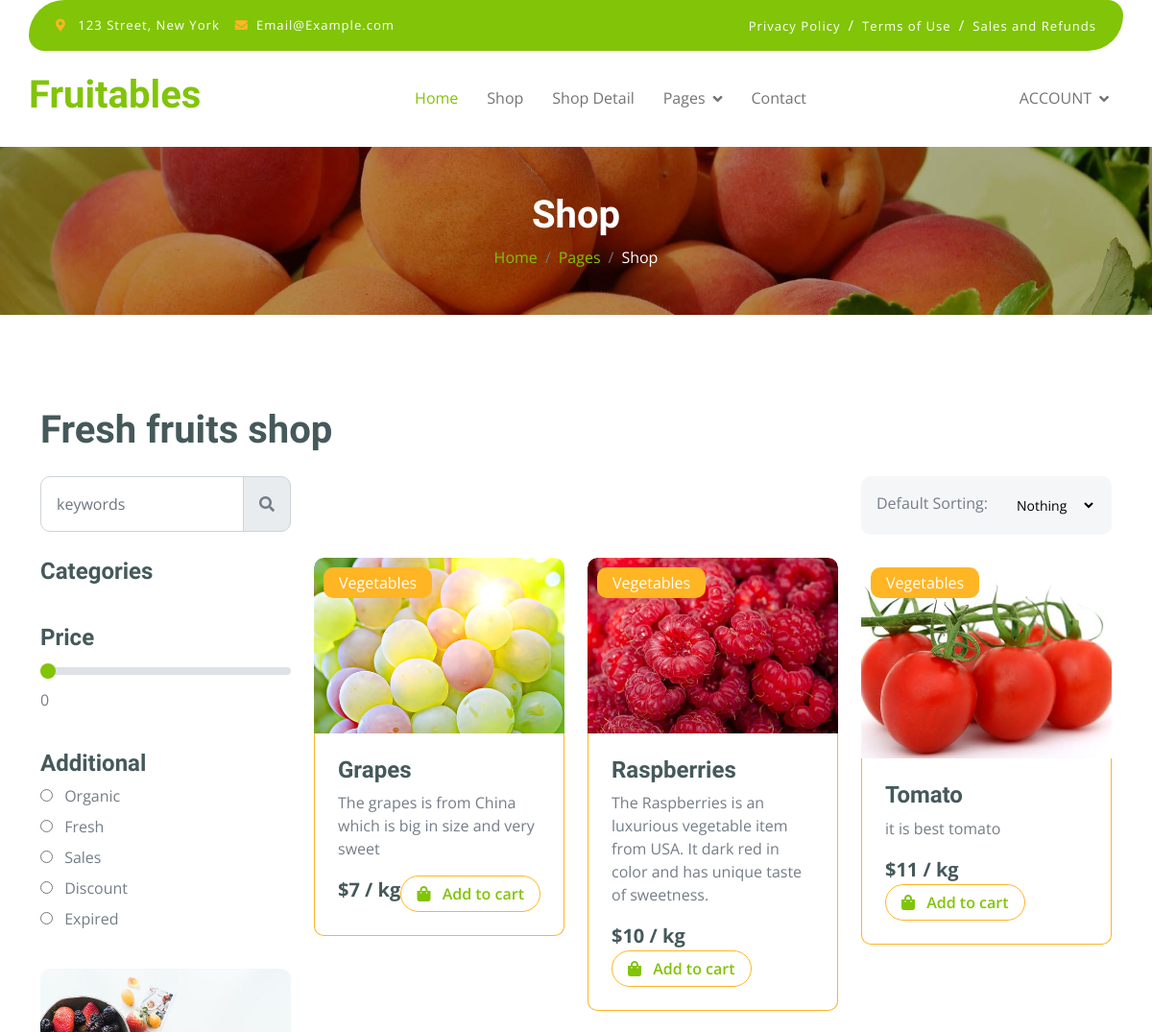
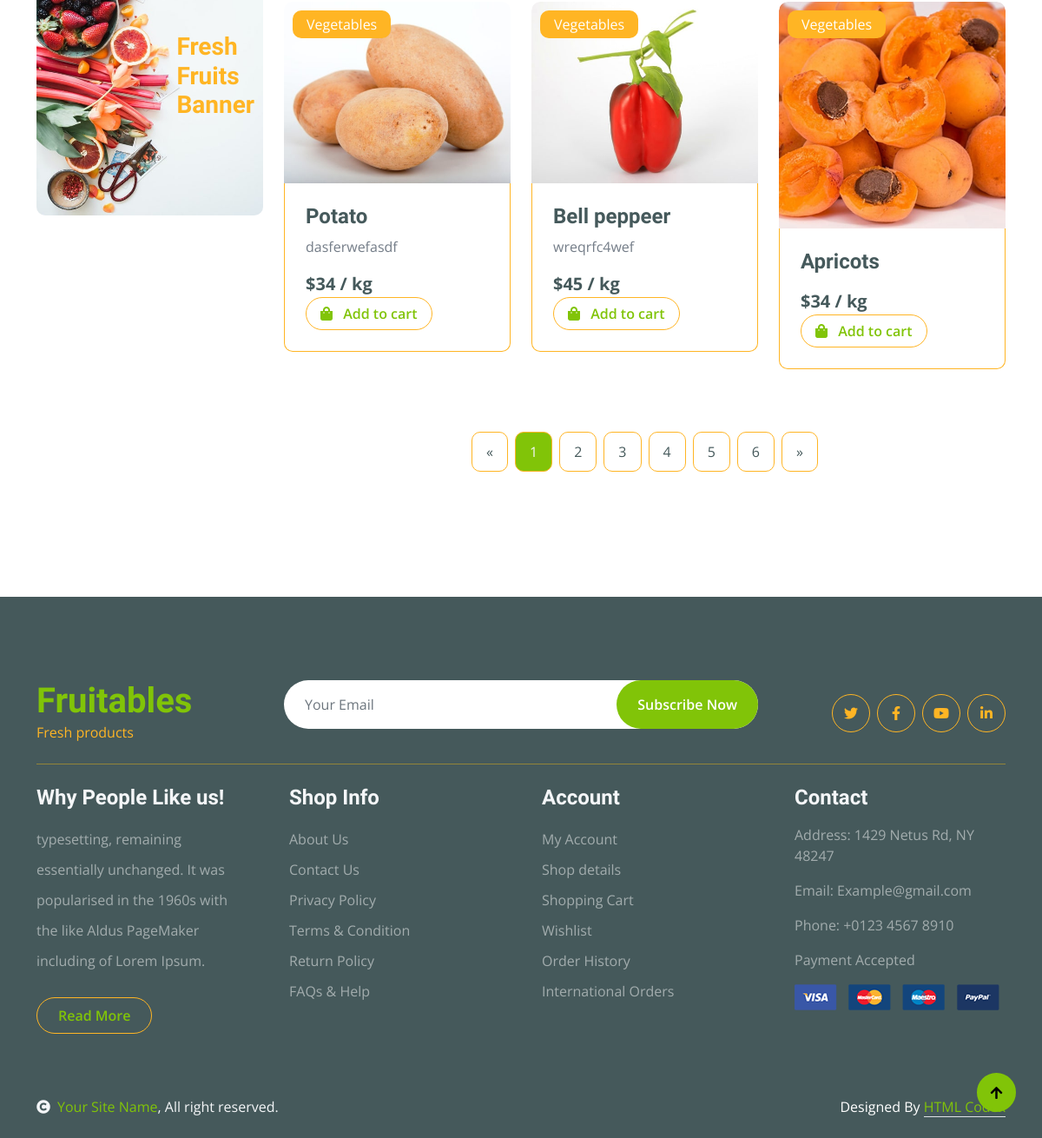
Page /category/vegetable on the committed database (2 pictures, top to bottom).
### home/models.py (models this page shows, shortened)
class Product(models.Model):
    name = models.CharField(max_length=100)
    price = models.IntegerField()
    image = models.ImageField(upload_to='media')
    description = models.TextField(blank=True)
    slug = models.TextField(unique=True)
    category = models.ForeignKey(Category, on_delete=models.CASCADE)
    labels = models.CharField(max_length=100, choices=LABELS)
    class Meta:
        ordering = ('id', 'name', 'price')

class Category(models.Model):
    name = models.CharField(max_length=300, unique=True)
    slug = models.SlugField(max_length=300, unique=True)
    def __str__(self):
        return self.name

### home/views.py (the view)
# urls.py: path("category/<slug>",CategoryView.as_view(), name = 'category'),
class CategoryView(BaseView):
    def get(self, request, slug):
        self.views
        cat_id = Category.objects.get(slug=slug).id
        self.views['cat_products'] = Product.objects.filter(category_id=cat_id)
        return render(request, 'category.html', self.views)

### templates/category.html (shortened to what this page needs)
{% extends 'base.html' %}
{% load static %}
{% block content %}
        <div class="container-fluid page-header py-5">
            <h1 class="text-center text-white display-6">Shop</h1>
            <ol class="breadcrumb justify-content-center mb-0">
                <li class="breadcrumb-item"><a href="#">Home</a></li>
                <li class="breadcrumb-item"><a href="#">Pages</a></li>
                <li class="breadcrumb-item active text-white">Shop</li>
            </ol>
        </div>
        <div class="container-fluid fruite py-5">
            <div class="container py-5">
                <h1 class="mb-4">Fresh fruits shop</h1>
                <div class="row g-4">
                    <div class="col-lg-12">
                        <div class="row g-4">
                            <div class="col-xl-3">
                                <div class="input-group w-100 mx-auto d-flex">
                                    <input type="search" class="form-control p-3" placeholder="keywords" aria-describedby="search-icon-1">
                                    <span id="search-icon-1" class="input-group-text p-3"><i class="fa fa-search"></i></span>
                                </div>
                            </div>
                            <div class="col-6"></div>
                            <div class="col-xl-3">
                                <div class="bg-light ps-3 py-3 rounded d-flex justify-content-between mb-4">
                                    <label for="fruits">Default Sorting:</label>
                                    <select id="fruits" name="fruitlist" class="border-0 form-select-sm bg-light me-3" form="fruitform">
                                        <option value="volvo">Nothing</option>
                                    </select>
                                </div>
                            </div>
                        </div>
                        <div class="row g-4">
                            <div class="col-lg-3">
                                <div class="row g-4">
                                    <div class="col-lg-12">
                                        <div class="mb-3">
                                            <h4>Categories</h4>
                                        </div>
                                    </div>
                                    <div class="col-lg-12">
                                        <div class="mb-3">
                                            <h4 class="mb-2">Price</h4>
                                            <input type="range" class="form-range w-100" id="rangeInput" name="rangeInput" min="0" max="500" value="0" oninput="amount.value=rangeInput.value">
                                            <output id="amount" name="amount" min-velue="0" max-value="500" for="rangeInput">0</output>
                                        </div>
                                    </div>
                                    <div class="col-lg-12">
                                        <div class="mb-3">
                                            <h4>Additional</h4>
                                            <div class="mb-2">
                                                <input type="radio" class="me-2" id="Categories-1" name="Categories-1" value="Beverages">
                                                <label for="Categories-1"> Organic</label>
                                            </div>
                                            <div class="mb-2">
                                                <input type="radio" class="me-2" id="Categories-2" name="Categories-1" value="Beverages">
                                                <label for="Categories-2"> Fresh</label>
                                            </div>
                                            <div class="mb-2">
                                                <input type="radio" class="me-2" id="Categories-3" name="Categories-1" value="Beverages">
                                                <label for="Categories-3"> Sales</label>
                                            </div>
                                            <div class="mb-2">
                                                <input type="radio" class="me-2" id="Categories-4" name="Categories-1" value="Beverages">
                                                <label for="Categories-4"> Discount</label>
                                            </div>
                                            <div class="mb-2">
                                                <input type="radio" class="me-2" id="Categories-5" name="Categories-1" value="Beverages">
                                                <label for="Categories-5"> Expired</label>
                                            </div>
                                        </div>
                                    </div>
                                    <div class="col-lg-12">
                                        <div class="position-relative">
                                            <img src="img/banner-fruits.jpg" class="img-fluid w-100 rounded" alt="">
                                            <div class="position-absolute" style="top: 50%; right: 10px; transform: translateY(-50%);">
                                                <h3 class="text-secondary fw-bold">Fresh <br> Fruits <br> Banner</h3>
                                            </div>
                                        </div>
                                    </div>
                                </div>
                            </div>
                            <div class="col-lg-9">
                                <div class="row g-4 justify-content-center">
                                    {% for cat in cat_products %}
                                    <div class="col-md-6 col-lg-6 col-xl-4">
                                        <div class="rounded position-relative fruite-item">
                                            <div class="fruite-img">
                                                <img src="{{cat.image.url}}" class="img-fluid w-100 rounded-top" alt="">
                                            </div>
                                            <div class="text-white bg-secondary px-3 py-1 rounded position-absolute" style="top: 10px; left: 10px;">{{cat.category}}</div>
                                            <div class="p-4 border border-secondary border-top-0 rounded-bottom">
                                                <h4>{{cat.name}}</h4>
                                                <p>{{cat.description}}</p>
                                                <div class="d-flex justify-content-between flex-lg-wrap">
                                                    <p class="text-dark fs-5 fw-bold mb-0">${{cat.price}} / kg</p>
                                                    <a href="/add_to_cart/{{cat.slug}}" class="btn border border-secondary rounded-pill px-3 text-primary"><i class="fa fa-shopping-bag me-2 text-primary"></i> Add to cart</a>
                                                </div>
                                            </div>
                                        </div>
                                    </div>
                                   {% endfor %}
                                    <div class="col-12">
                                        <div class="pagination d-flex justify-content-center mt-5">
                                            <a href="#" class="rounded">&laquo;</a>
                                            <a href="#" class="active rounded">1</a>
                                            <a href="#" class="rounded">2</a>
                                            <a href="#" class="rounded">3</a>
                                            <a href="#" class="rounded">4</a>
                                            <a href="#" class="rounded">5</a>
                                            <a href="#" class="rounded">6</a>
                                            <a href="#" class="rounded">&raquo;</a>
                                        </div>
                                    </div>
                                </div>
                            </div>
                        </div>
                    </div>
                </div>
            </div>
        </div>
{% endblock %}

### static/css/style.css (style rules this page uses)
.btn { font-weight: 600; transition: .5s; }
.btn.border-secondary { transition: 0.5s; }
.page-header { position: relative; background: linear-gradient(rgba(0, 0, 0, 0.3), rgba(0, 0, 0, 0.3)), url(../img/cart-page-header-img.jpg); background-position: center center; background-repeat: no-repeat; background-size: cover; }
@media (min-width: 992px) { .hero-header, .page-header { margin-top: 152px !important; } }
.fruite .fruite-item { height: 100%; transition: 0.5s; }
.fruite .fruite-item .fruite-img { overflow: hidden; transition: 0.5s; border-radius: 10px 10px 0 0; }
.fruite .fruite-item .fruite-img img { transition: 0.5s; }
.pagination { display: inline-block; }
.pagination a { color: var(--bs-dark); padding: 10px 16px; text-decoration: none; transition: 0.5s; border: 1px solid var(--bs-secondary); margin: 0 4px; }
.pagination a.active { background-color: var(--bs-primary); color: var(--bs-light); border: 1px solid var(--bs-secondary); }

### rows in the picture
Product: image (picture), category "Vegetables", name "Grapes", description "The grapes is from China which is big in size and very sweet", price "7"
Product: image (picture), category "Vegetables", name "Raspberries", description "The Raspberries is an luxurious vegetable item from USA. It dark red in color and has unique taste of sweetness.", price "10"
Product: image (picture), category "Vegetables", name "Tomato", description "it is best tomato", price "11"
Product: image (picture), category "Vegetables", name "Potato", description "dasferwefasdf", price "34"
Product: image (picture), category "Vegetables", name "Bell peppeer", description "wreqrfc4wef", price "45"
Product: image (picture), category "Vegetables", name "Apricots", price "34"
